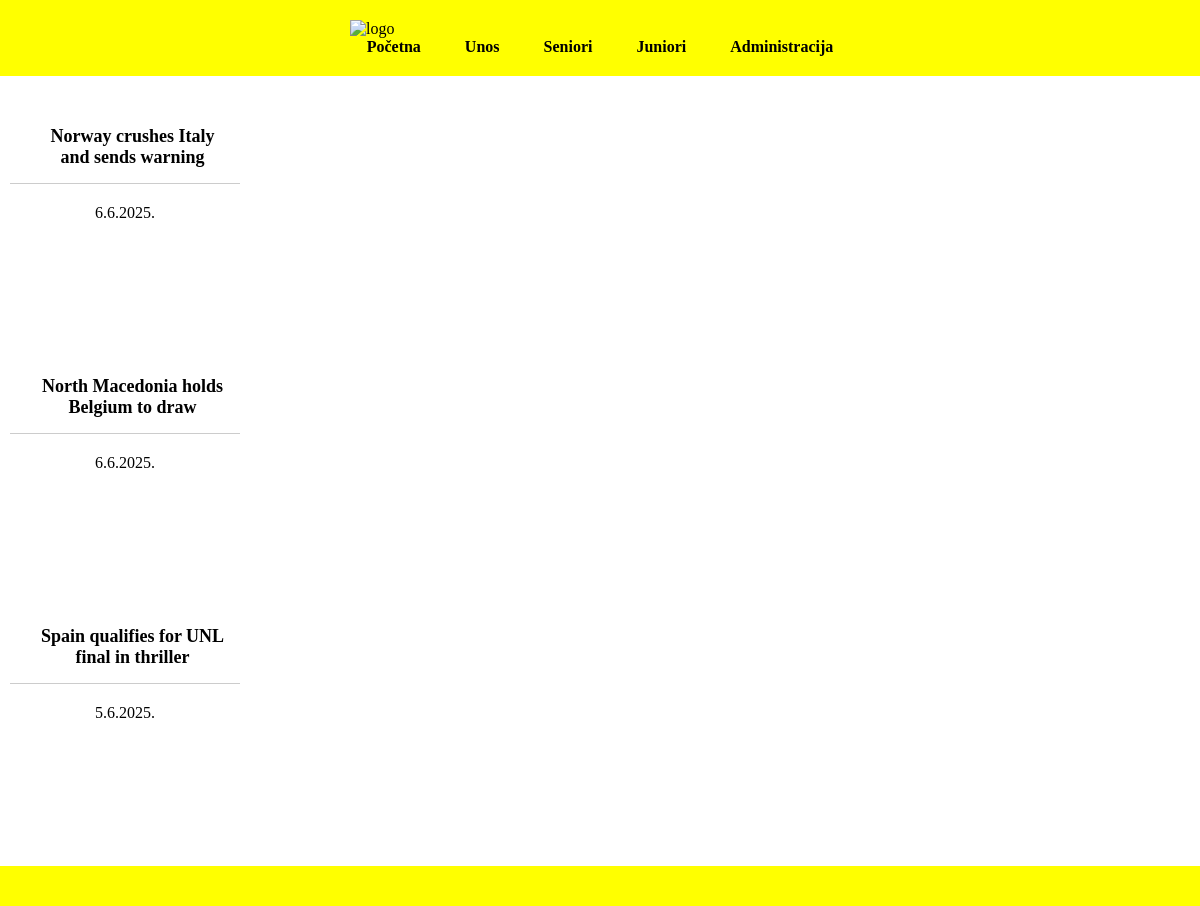
The page /kategorija.php?kategorija=seniori on the database its author committed.
### tables this page shows
CREATE TABLE IF NOT EXISTS `vijesti` (
  `id` int(11) NOT NULL AUTO_INCREMENT,
  `datum` varchar(32) NOT NULL,
  `naslov` varchar(64) NOT NULL,
  `sazetak` text NOT NULL,
  `tekst` text NOT NULL,
  `slika` varchar(64) NOT NULL,
  `kategorija` varchar(64) NOT NULL,
  `arhiva` tinyint(1) NOT NULL,
  PRIMARY KEY (`id`)
);

### kategorija.php (the view, shortened to what this page needs)
<!DOCTYPE html>
<html>
<head>
    <link rel="stylesheet" media="screen" href="style.css">
</head>
<body>
    <header>
    <img src="images/logo.png" width="100px" title="logo" alt="logo">
    <nav class="navbar main_nav" role="navigation">
     <ul class="main nav navbar-nav">
     <li>
         <a href="index.php" class="">Početna</a>
     </li>
     <li>
         <a href="unos.php" class="">Unos</a>
     </li>
     <li>
         <a href="kategorija.php?kategorija=seniori" class="">Seniori</a>
     </li>
     <li>
<a href="kategorija.php?kategorija=juniori" class="">Juniori</a>
</li>
<li>
<a href="administracija.php" class="">Administracija</a>
</li>
</ul>
</header>
<?php
include 'connect.php';
?>
<?php
$kategorija=$_GET['kategorija'];
$query = "SELECT * FROM vijesti WHERE arhiva=0 AND kategorija='$kategorija'";
$result = mysqli_query($dbc, $query);
       while($row = mysqli_fetch_array($result)) {
             echo '<article>';
                echo'<div class="media-article">';
                echo '<div class="media_body">';
                echo '<h4 class="title">';
                echo '<a href="clanak.php?id='.$row['id'].'">';
                echo $row['naslov'];
                echo '</a></h4>';
                echo '</div></div>';
                echo $row['datum'];
                echo '</article>';
           }?>
           <footer>
</footer>
</body>

### style.css (style rules this page uses)
* { margin: 0; padding: 0; box-sizing: border-box; }
header { background-color: yellow; padding: 20px 0; }
header img { margin: 0 350px 0; }
.navbar ul { list-style: none; display: flex; justify-content: center; gap: 20px; padding: 0; }
.navbar ul li a { text-decoration: none; color: #000; font-weight: bold; padding: 8px 12px; }
footer { background-color: yellow; text-align: center; padding: 20px 0; margin-top: 40px; }
article { border-radius: 8px; height: 250px; width: 250px; text-align: center; padding: 10px; }
.title { font-size: 18px; margin-top: 10px; }
.title a { color: #000; text-decoration: none; }
.media_body { margin-top: 10px; }
.media-article { display: flex; gap: 15px; margin: 20px 0; padding: 10px; border-bottom: 1px solid #ccc; }
.media-article .title { font-size: 18px; margin: 0 0 5px; }

### rows shown on the page
vijesti: naslov "Norway crushes Italy and sends warning", datum "6.6.2025."
vijesti: naslov "North Macedonia holds Belgium to draw", datum "6.6.2025."
vijesti: naslov "Spain qualifies for UNL final in thriller", datum "5.6.2025."
